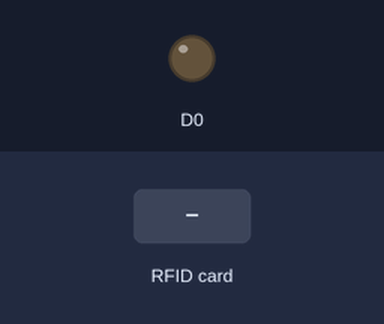
This sketch was run on a simulated ESP8266 (NodeMCU). Parts: output pins drawn as LEDs (lit = HIGH). The test bench sets the inputs (shaded band). WiFi joins after 1.5 s; servers stay silent unless stated; random numbers use the default seed unless the sketch sets one; no MQTT or app messages arrive unless stated; what the sketch prints to the serial monitor is not drawn.

Above: at 2.7 s.
2.8 s: RFID card 5E 7A 19 C4 held to the reader
At 3.6 s:
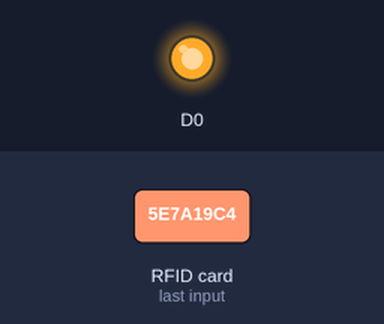
Timing chart, 0 to 5.8 s (numbered marks = the images above; inputs shaded):
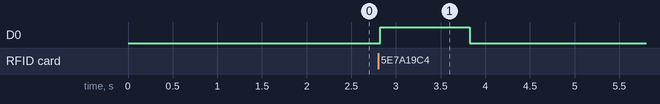

The sketch:

mqtt_test.ino
```cpp
#include <ESP8266WiFi.h>
#include <PubSubClient.h>
#include <SPI.h>
#include <MFRC522.h>

constexpr uint8_t RST_PIN = D3;
constexpr uint8_t SS_PIN = D4;

MFRC522 rfid(SS_PIN, RST_PIN);
MFRC522::MIFARE_Key key;

String tag;
String uid;


const char* ssid = "uid";
const char* password = "pwd";
const char* mqtt_server = "test.mosquitto.org";

WiFiClient espClient;
PubSubClient client(espClient);
long lastMsg = 0;
char msg[50];
int value = 0;

void setup_wifi() {

  delay(10);
  // We start by connecting to a WiFi network
  Serial.println();
  Serial.print("Connecting to ");
  Serial.println(ssid);

  WiFi.begin(ssid, password);

  while (WiFi.status() != WL_CONNECTED) {
    delay(500);
    Serial.print(".");
  }

  randomSeed(micros());

  Serial.println("");
  Serial.println("WiFi connected");
  Serial.println("IP address: ");
  Serial.println(WiFi.localIP());
}

void reconnect() {
  // Loop until we're reconnected
  while (!client.connected()) {
    Serial.print("Attempting MQTT connection...");
    // Create a random client ID
    String clientId = "ESP8266Client-";
    clientId += String(random(0xffff), HEX);
    // Attempt to connect
    if (client.connect(clientId.c_str())) {
      Serial.println("connected");
      // Once connected, publish an announcement...
      client.publish("iot/rfid/tag1", "hello world");
      // ... and resubscribe
      client.subscribe("iot/rfid/tag");
    } else {
      Serial.print("failed, rc=");
      Serial.print(client.state());
      Serial.println(" try again in 5 seconds");
      // Wait 5 seconds before retrying
      delay(5000);
    }
  }
}

void setup() {
    pinMode(D0,OUTPUT);
  Serial.begin(115200);
  SPI.begin(); // Init SPI bus
  rfid.PCD_Init(); // Init MFRC522
  setup_wifi();
  client.setServer(mqtt_server, 1883);
}

void loop() {
  if (!client.connected()) {
    reconnect();
  }
  if ( ! rfid.PICC_IsNewCardPresent())
    return;
  if (rfid.PICC_ReadCardSerial()) {
    for (byte i = 0; i < 4; i++) {
      tag += rfid.uid.uidByte[i];
    }
    Serial.println(tag);
    char buff[50];
   tag.toCharArray(buff, 50);
    snprintf (msg, 75, buff, value);

    Serial.println(msg);
    client.publish("iot/rfid/tag", msg);
    digitalWrite(D0,HIGH);
    delay(1000);
    digitalWrite(D0,LOW);
    tag = "";
    rfid.PICC_HaltA();
    rfid.PCD_StopCrypto1();
  }
}
```

Measured:
- after the input at 2.8 s, D0: LOW → HIGH at once, → LOW 1.0 s later
